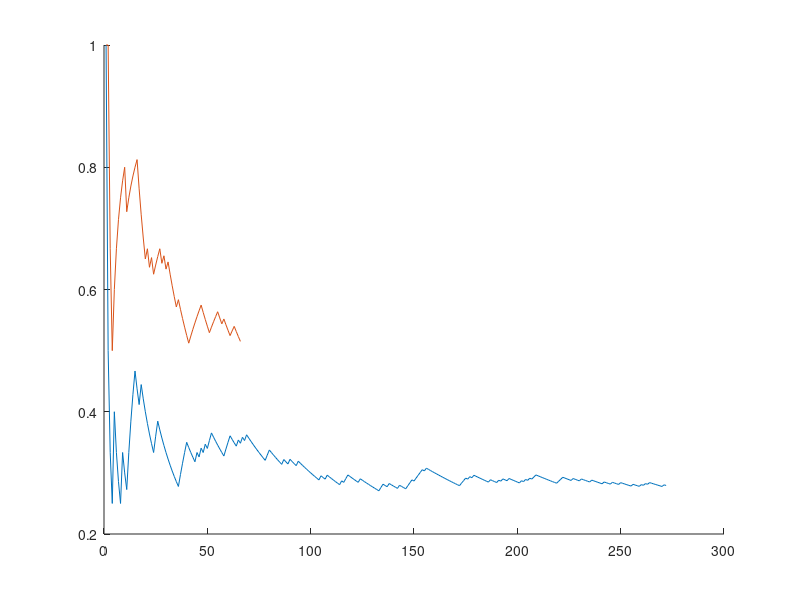

This figure's MATLAB source:
data_double = [1
0
0
0
1
0
0
0
1
0
0
1
1
1
1
0
0
1
0
0
0
0
0
0
1
1
0
0
0
0
0
0
0
0
0
0
1
1
1
1
0
0
0
0
1
0
1
0
1
0
1
1
0
0
0
0
0
0
1
1
1
0
0
0
1
0
1
0
1
0
0
0
0
0
0
0
0
0
1
1
0
0
0
0
0
0
1
0
0
1
0
0
0
1
0
0
0
0
0
0
0
0
0
0
1
0
0
1
0
0
0
0
0
0
1
0
1
1
0
0
0
0
0
1
0
0
0
0
0
0
0
0
0
1
1
0
0
1
0
0
0
0
1
0
0
0
1
1
1
0
1
1
1
1
0
1
0
0
0
0
0
0
0
0
0
0
0
0
0
0
0
0
1
1
1
0
1
0
1
0
0
0
0
0
0
0
1
0
0
0
1
0
1
0
0
1
0
0
0
0
0
1
0
1
0
1
0
1
1
0
0
0
0
0
0
0
0
0
0
1
1
1
0
0
0
0
1
0
0
0
1
0
0
0
0
1
0
0
0
0
0
1
0
0
0
1
0
0
0
1
0
0
0
0
0
1
0
0
0
1
0
1
0
1
0
0
0
0
0
0
1
0
];
data_policy = [1
1
0
0
1
1
1
1
1
1
0
1
1
1
1
1
0
0
0
0
1
0
1
0
1
1
1
0
1
0
1
0
0
0
0
1
0
0
0
0
0
1
1
1
1
1
1
0
0
0
0
1
1
1
1
0
0
1
0
0
0
1
1
0
0
0
];
data = [1
0
1
1
1
0
1
1
1
1
1
0
1
1
0
0
1
1
1
1
0
0
1
1
1
0
0
1
1
1
1
1
0
1
1
1
0
1
1
0
1
0
0
1
0
1
0
1
0
0
1
1
1
0
1
1
1
1
1
1
0
0
0
0
1
0
0
1
0
0
1
1
0
1
0
1
1
1
1
1
1
1
0
1
1
1
0
0
0
1
1
1
0
1
1
1
0
1
0
0
0
0
0
0
1
0
1
1
0
0
1
0
1
1
1
0
0
1
1
1
1
0
1
0
1
0
1
0
0
0
1
0
1
1
0
0
1
0
0
0
0
1
1
1
0
1
1
0
0
0
1
1
1
1
0
1
1
0
1
1
1
1
1
1
0
0
1
0
0
1
0
0
0
1
1
1
0
0
0
1
0
0
1
1
];

success = cumsum(data);
success_double = cumsum(data_double);
success_policy = cumsum(data_policy);


figure;
% plot(success'./(1:length(data)));
hold on;
plot(success_double'./(1:length(data_double)));
hold on;
plot(success_policy'./(1:length(data_policy)));

